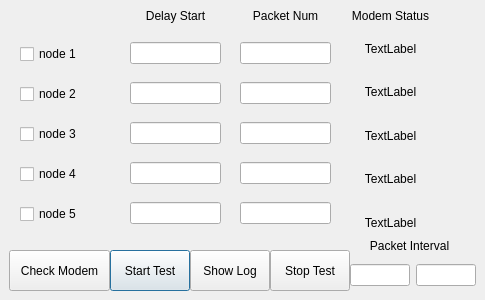
<?xml version="1.0" encoding="UTF-8"?>
<ui version="4.0">
 <class>test_mode_panel</class>
 <widget class="QDialog" name="test_mode_panel">
  <property name="geometry">
   <rect>
    <x>0</x>
    <y>0</y>
    <width>485</width>
    <height>300</height>
   </rect>
  </property>
  <property name="windowTitle">
   <string>Dialog</string>
  </property>
  <widget class="QWidget" name="verticalLayoutWidget">
   <property name="geometry">
    <rect>
     <x>20</x>
     <y>30</y>
     <width>99</width>
     <height>211</height>
    </rect>
   </property>
   <layout class="QVBoxLayout" name="verticalLayout">
    <item>
     <widget class="QCheckBox" name="cb_node_1">
      <property name="text">
       <string>node 1</string>
      </property>
     </widget>
    </item>
    <item>
     <widget class="QCheckBox" name="cb_node_2">
      <property name="text">
       <string>node 2</string>
      </property>
     </widget>
    </item>
    <item>
     <widget class="QCheckBox" name="cb_node_3">
      <property name="text">
       <string>node 3</string>
      </property>
     </widget>
    </item>
    <item>
     <widget class="QCheckBox" name="cb_node_4">
      <property name="text">
       <string>node 4</string>
      </property>
     </widget>
    </item>
    <item>
     <widget class="QCheckBox" name="cb_node_5">
      <property name="text">
       <string>node 5</string>
      </property>
     </widget>
    </item>
   </layout>
  </widget>
  <widget class="QWidget" name="verticalLayoutWidget_2">
   <property name="geometry">
    <rect>
     <x>130</x>
     <y>30</y>
     <width>91</width>
     <height>211</height>
    </rect>
   </property>
   <layout class="QVBoxLayout" name="verticalLayout_2">
    <item>
     <widget class="QLineEdit" name="le_node_delay_1"/>
    </item>
    <item>
     <widget class="QLineEdit" name="le_node_delay_2"/>
    </item>
    <item>
     <widget class="QLineEdit" name="le_node_delay_3"/>
    </item>
    <item>
     <widget class="QLineEdit" name="le_node_delay_4"/>
    </item>
    <item>
     <widget class="QLineEdit" name="le_node_delay_5"/>
    </item>
   </layout>
  </widget>
  <widget class="QPushButton" name="btn_start_test">
   <property name="geometry">
    <rect>
     <x>110</x>
     <y>250</y>
     <width>80</width>
     <height>41</height>
    </rect>
   </property>
   <property name="text">
    <string>Start Test</string>
   </property>
  </widget>
  <widget class="QPushButton" name="btn_stop_test">
   <property name="geometry">
    <rect>
     <x>270</x>
     <y>250</y>
     <width>80</width>
     <height>41</height>
    </rect>
   </property>
   <property name="text">
    <string>Stop Test</string>
   </property>
  </widget>
  <widget class="QLabel" name="label_2">
   <property name="geometry">
    <rect>
     <x>130</x>
     <y>0</y>
     <width>91</width>
     <height>31</height>
    </rect>
   </property>
   <property name="text">
    <string>Delay Start</string>
   </property>
   <property name="alignment">
    <set>Qt::AlignCenter</set>
   </property>
  </widget>
  <widget class="QLabel" name="label">
   <property name="geometry">
    <rect>
     <x>355</x>
     <y>230</y>
     <width>109</width>
     <height>31</height>
    </rect>
   </property>
   <property name="text">
    <string>Packet Interval</string>
   </property>
   <property name="alignment">
    <set>Qt::AlignCenter</set>
   </property>
  </widget>
  <widget class="QWidget" name="horizontalLayoutWidget">
   <property name="geometry">
    <rect>
     <x>350</x>
     <y>260</y>
     <width>126</width>
     <height>31</height>
    </rect>
   </property>
   <layout class="QHBoxLayout" name="horizontalLayout_2">
    <item>
     <widget class="QLineEdit" name="le_packet_interval_min"/>
    </item>
    <item>
     <widget class="QLineEdit" name="le_packet_interval_max"/>
    </item>
   </layout>
  </widget>
  <widget class="QLabel" name="label_3">
   <property name="geometry">
    <rect>
     <x>240</x>
     <y>0</y>
     <width>91</width>
     <height>31</height>
    </rect>
   </property>
   <property name="text">
    <string>Packet Num</string>
   </property>
   <property name="alignment">
    <set>Qt::AlignCenter</set>
   </property>
  </widget>
  <widget class="QWidget" name="verticalLayoutWidget_3">
   <property name="geometry">
    <rect>
     <x>240</x>
     <y>30</y>
     <width>91</width>
     <height>211</height>
    </rect>
   </property>
   <layout class="QVBoxLayout" name="verticalLayout_3">
    <item>
     <widget class="QLineEdit" name="le_packet_num_1"/>
    </item>
    <item>
     <widget class="QLineEdit" name="le_packet_num_2"/>
    </item>
    <item>
     <widget class="QLineEdit" name="le_packet_num_3"/>
    </item>
    <item>
     <widget class="QLineEdit" name="le_packet_num_4"/>
    </item>
    <item>
     <widget class="QLineEdit" name="le_packet_num_5"/>
    </item>
   </layout>
  </widget>
  <widget class="QPushButton" name="btn_check_nodes_status">
   <property name="geometry">
    <rect>
     <x>9</x>
     <y>250</y>
     <width>101</width>
     <height>41</height>
    </rect>
   </property>
   <property name="text">
    <string>Check Modem</string>
   </property>
  </widget>
  <widget class="QWidget" name="verticalLayoutWidget_4">
   <property name="geometry">
    <rect>
     <x>340</x>
     <y>30</y>
     <width>101</width>
     <height>211</height>
    </rect>
   </property>
   <layout class="QVBoxLayout" name="verticalLayout_4">
    <item>
     <widget class="QLabel" name="lab_node_status_1">
      <property name="text">
       <string>TextLabel</string>
      </property>
      <property name="alignment">
       <set>Qt::AlignCenter</set>
      </property>
     </widget>
    </item>
    <item>
     <widget class="QLabel" name="lab_node_status_2">
      <property name="text">
       <string>TextLabel</string>
      </property>
      <property name="alignment">
       <set>Qt::AlignCenter</set>
      </property>
     </widget>
    </item>
    <item>
     <widget class="QLabel" name="lab_node_status_3">
      <property name="text">
       <string>TextLabel</string>
      </property>
      <property name="alignment">
       <set>Qt::AlignCenter</set>
      </property>
     </widget>
    </item>
    <item>
     <widget class="QLabel" name="lab_node_status_4">
      <property name="text">
       <string>TextLabel</string>
      </property>
      <property name="alignment">
       <set>Qt::AlignCenter</set>
      </property>
     </widget>
    </item>
    <item>
     <widget class="QLabel" name="lab_node_status_5">
      <property name="text">
       <string>TextLabel</string>
      </property>
      <property name="alignment">
       <set>Qt::AlignCenter</set>
      </property>
     </widget>
    </item>
   </layout>
  </widget>
  <widget class="QLabel" name="label_4">
   <property name="geometry">
    <rect>
     <x>340</x>
     <y>0</y>
     <width>101</width>
     <height>31</height>
    </rect>
   </property>
   <property name="text">
    <string>Modem Status</string>
   </property>
   <property name="alignment">
    <set>Qt::AlignCenter</set>
   </property>
  </widget>
  <widget class="QPushButton" name="btn_show_log">
   <property name="geometry">
    <rect>
     <x>190</x>
     <y>250</y>
     <width>80</width>
     <height>41</height>
    </rect>
   </property>
   <property name="text">
    <string>Show Log</string>
   </property>
  </widget>
 </widget>
 <resources/>
 <connections/>
</ui>
